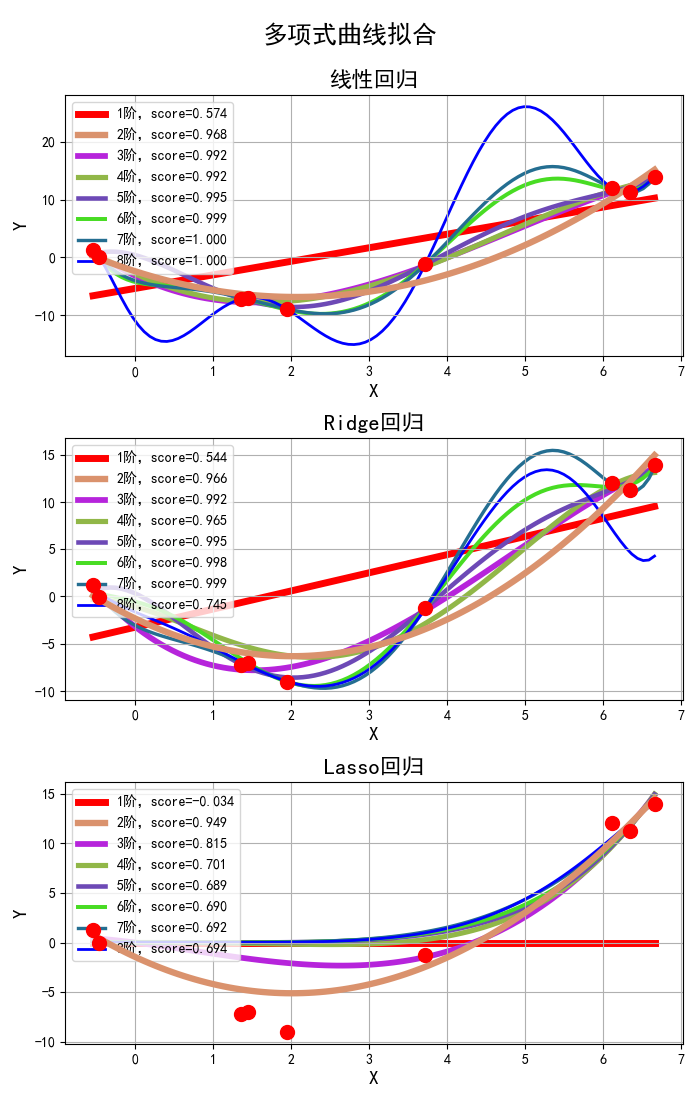

The Python source for this figure:
# -*- coding:utf-8 -*-

import matplotlib as mpl
import matplotlib.pyplot as plt
import numpy as np
from sklearn.linear_model import LinearRegression, RidgeCV, LassoCV
from sklearn.pipeline import Pipeline
from sklearn.preprocessing import PolynomialFeatures

if __name__ == "__main__":

    N = 9

    # 定义域
    x = np.linspace(0, 6, N) + np.random.randn(N)
    x = np.sort(x)

    # 值域
    y = x ** 2 - 4 * x - 3 + np.random.randn(N)

    x.shape = -1, 1
    y.shape = -1, 1

    # 模型管道处理：取若干阶，再线性回归
    model_1 = Pipeline([
        ('poly', PolynomialFeatures()),  # 具体超参数后面运行时候设置
        ('linear', LinearRegression(fit_intercept=False))])
    model_2 = Pipeline([
        ('poly', PolynomialFeatures()),
        ('linear', RidgeCV(alphas=np.logspace(-3, 2, 100), fit_intercept=False))])
    model_3 = Pipeline([
        ('poly', PolynomialFeatures()),
        ('linear', LassoCV(alphas=np.logspace(-3, 2, 100), fit_intercept=False))])

    models = model_1, model_2, model_3

    mpl.rcParams['font.sans-serif'] = [u'simHei']
    mpl.rcParams['axes.unicode_minus'] = False
    np.set_printoptions(suppress=True)

    plt.figure(figsize=(7, 11), facecolor='w')
    # 阶数池，从1~8
    d_pool = np.arange(1, N, 1)  # 阶：最大为8
    m = d_pool.size

    clrs = []  # 颜色
    for c in np.linspace(16711680, 255, m):
        clrs.append('#%06x' % int(c))

    line_width = np.linspace(5, 2, m)

    titles = u'线性回归', u'Ridge回归', u'Lasso回归'

    for t in range(3):
        # 获取当前模型
        model = models[t]
        # 绘制三行一列图片
        plt.subplot(3, 1, t + 1)
        plt.plot(x, y, 'ro', ms=10, zorder=N)
        for i, d in enumerate(d_pool):
            model.set_params(poly__degree=d)  # 设置阶数这个超参量，poly+__+超参数名称
            model.fit(x, y)
            lin = model.get_params('linear')['linear']
            if t == 0:
                # 线性回归没有alpha
                print(u'线性回归：%d阶，系数为：' % d, lin.coef_.ravel())
            else:
                print(u'岭回归/Lasso：%d阶，alpha=%.6f，系数为：' % (d, lin.alpha_), lin.coef_.ravel())
            x_hat = np.linspace(x.min(), x.max(), num=100)
            x_hat.shape = -1, 1
            y_hat = model.predict(x_hat)
            s = model.score(x, y)
            print(s, '\n')
            zorder = N - 1 if (d == 2) else 0
            plt.plot(x_hat, y_hat, color=clrs[i], lw=line_width[i], label=(u'%d阶，score=%.3f' % (d, s)), zorder=zorder)
        plt.legend(loc='upper left')
        plt.grid(True)
        plt.title(titles[t], fontsize=16)
        plt.xlabel('X', fontsize=14)
        plt.ylabel('Y', fontsize=14)
    plt.tight_layout(1, rect=(0, 0, 1, 0.95))
    plt.suptitle(u'多项式曲线拟合', fontsize=18)
    plt.savefig('Overfit.png')  # 存储图片
    plt.show()
